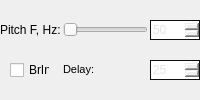
        <widget class="QWidget" name="page_2">
         <layout class="QGridLayout" name="gridLayout_12">
          <property name="leftMargin">
           <number>0</number>
          </property>
          <property name="topMargin">
           <number>0</number>
          </property>
          <property name="rightMargin">
           <number>0</number>
          </property>
          <property name="bottomMargin">
           <number>0</number>
          </property>
          <property name="horizontalSpacing">
           <number>2</number>
          </property>
          <property name="verticalSpacing">
           <number>0</number>
          </property>
          <item row="0" column="3">
           <widget class="QSlider" name="slPitch">
            <property name="minimum">
             <number>50</number>
            </property>
            <property name="maximum">
             <number>2500</number>
            </property>
            <property name="singleStep">
             <number>5</number>
            </property>
            <property name="pageStep">
             <number>25</number>
            </property>
            <property name="orientation">
             <enum>Qt::Horizontal</enum>
            </property>
           </widget>
          </item>
          <item row="0" column="0">
           <widget class="QLabel" name="label_15">
            <property name="text">
             <string>Pitch F, Hz:</string>
            </property>
           </widget>
          </item>
          <item row="0" column="4">
           <widget class="QSpinBox" name="sbPitch">
            <property name="minimumSize">
             <size>
              <width>0</width>
              <height>20</height>
             </size>
            </property>
            <property name="styleSheet">
             <string notr="true">QWidget { 
border: 1px solid #0e0e0e;
color: #E5E5E5;
}</string>
            </property>
            <property name="minimum">
             <number>50</number>
            </property>
            <property name="maximum">
             <number>2500</number>
            </property>
           </widget>
          </item>
          <item row="1" column="0">
           <widget class="QWidget" name="widget_10" native="true">
            <layout class="QHBoxLayout" name="horizontalLayout_11">
             <property name="spacing">
              <number>0</number>
             </property>
             <property name="leftMargin">
              <number>0</number>
             </property>
             <property name="topMargin">
              <number>0</number>
             </property>
             <property name="rightMargin">
              <number>0</number>
             </property>
             <property name="bottomMargin">
              <number>0</number>
             </property>
             <item>
              <widget class="QCheckBox" name="chbBreakIn">
               <property name="minimumSize">
                <size>
                 <width>40</width>
                 <height>0</height>
                </size>
               </property>
               <property name="maximumSize">
                <size>
                 <width>40</width>
                 <height>16777215</height>
                </size>
               </property>
               <property name="text">
                <string>BrIn</string>
               </property>
               <property name="checked">
                <bool>false</bool>
               </property>
               <property name="autoRepeat">
                <bool>false</bool>
               </property>
               <property name="autoExclusive">
                <bool>false</bool>
               </property>
               <property name="tristate">
                <bool>false</bool>
               </property>
              </widget>
             </item>
            </layout>
           </widget>
          </item>
          <item row="1" column="3">
           <widget class="QWidget" name="widget_9" native="true">
            <property name="minimumSize">
             <size>
              <width>0</width>
              <height>20</height>
             </size>
            </property>
            <property name="maximumSize">
             <size>
              <width>16777215</width>
              <height>19</height>
             </size>
            </property>
            <widget class="QLabel" name="label_16">
             <property name="geometry">
              <rect>
               <x>0</x>
               <y>0</y>
               <width>31</width>
               <height>19</height>
              </rect>
             </property>
             <property name="text">
              <string>&lt;!DOCTYPE HTML PUBLIC &quot;-//W3C//DTD HTML 4.0//EN&quot; &quot;http://www.w3.org/TR/REC-html40/strict.dtd&quot;&gt;
&lt;html&gt;&lt;head&gt;&lt;meta name=&quot;qrichtext&quot; content=&quot;1&quot; /&gt;&lt;style type=&quot;text/css&quot;&gt;
p, li { white-space: pre-wrap; }
&lt;/style&gt;&lt;/head&gt;&lt;body style=&quot; font-family:'MS Shell Dlg 2'; font-size:8.25pt; font-weight:400; font-style:normal;&quot;&gt;
&lt;p style=&quot; margin-top:0px; margin-bottom:0px; margin-left:0px; margin-right:0px; -qt-block-indent:0; text-indent:0px;&quot;&gt;&lt;span style=&quot; font-size:8pt;&quot;&gt;Delay:&lt;/span&gt;&lt;/p&gt;&lt;/body&gt;&lt;/html&gt;</string>
             </property>
            </widget>
           </widget>
          </item>
          <item row="1" column="4">
           <widget class="QSpinBox" name="sbCwDelay">
            <property name="minimumSize">
             <size>
              <width>45</width>
              <height>20</height>
             </size>
            </property>
            <property name="maximumSize">
             <size>
              <width>16777215</width>
              <height>20</height>
             </size>
            </property>
            <property name="styleSheet">
             <string notr="true">QWidget { 
border: 1px solid #0e0e0e;
color: #E5E5E5;
}</string>
            </property>
            <property name="frame">
             <bool>true</bool>
            </property>
            <property name="minimum">
             <number>10</number>
            </property>
            <property name="maximum">
             <number>5000</number>
            </property>
            <property name="value">
             <number>25</number>
            </property>
           </widget>
          </item>
         </layout>
        </widget>
